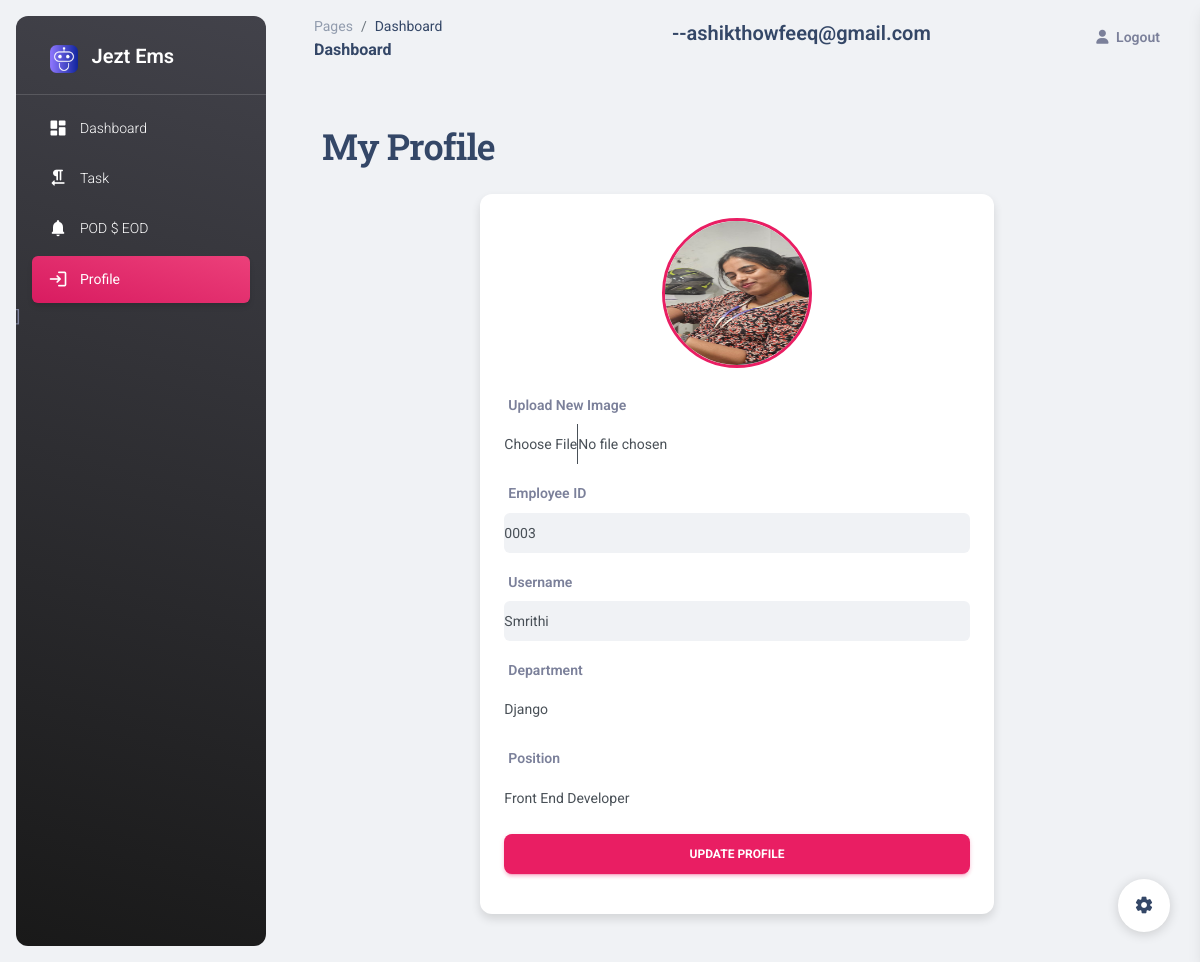
The app's page /profile/ (signed in) with its own data.
### apps/models.py (models this page shows, shortened)
class EmployeeProfile(models.Model):
    user = models.OneToOneField(User, on_delete=models.CASCADE)
    department = models.CharField(max_length=100)
    position = models.CharField(max_length=100)
    employee_id = models.CharField(max_length=10, unique=True,null=True, blank=True)
    senior = models.ForeignKey('self', null=True, blank=True, on_delete=models.SET_NULL, related_name='juniors')
    is_senior = models.BooleanField(default=False)  # New field to mark senior status
    img=models.ImageField(upload_to='profile_images/', null=True, blank=True)

### apps/views.py (the view, shortened to what this page needs)
# urls.py: path('profile/', profile_view, name='profile'),
@login_required
def profile_view(request):
    profile = EmployeeProfile.objects.get(user=request.user)
    return render(request, 'profile.html', {'profile': profile})

### apps/mid.py (called while the page is built)
    def __call__(self, request):
        response = self.get_response(request)
        user_id = request.user.id if request.user.is_authenticated else "Anonymous"
        username = request.user.username if request.user.is_authenticated else "Anonymous"
        log_line = f"{now()} - User:{user_id} ({username}) - {request.method} - {request.path}\n"
        with open(self.log_file, "a") as f:
            f.write(log_line)
        return response

### templates/profile.html (shortened to what this page needs)
{% extends "base.html" %}
{% load static %}
{% block content %}
<div class="d-flex" style="min-height: 80vh;">
    <main class="flex-grow-1 p-4 bg-light">
        <h2 class="mb-4">My Profile</h2>
        <div class="container">
            <div class="row justify-content-center">
                <div class="col-lg-8 col-md-10 col-12">
                    <div class="card shadow-sm">
                        <div class="card-body">
                            <form method="post" enctype="multipart/form-data">
                                <div class="text-center mb-4">
                                    <img src="/media/{{ profile.img }}" alt="Profile Image"
                                         class="rounded-circle border border-3 border-primary" width="150" height="150" />
                                </div>
                                <div class="mb-3">
                                    <label for="profile_image" class="form-label fw-bold">Upload New Image</label>
                                    <input type="file" name="profile_image" class="form-control" id="profile_image">
                                </div>
                                <div class="mb-3">
                                    <label class="form-label fw-bold">Employee ID</label>
                                    <input type="text" class="form-control bg-light" value="{{ profile.employee_id }}" readonly>
                                </div>
                                <div class="mb-3">
                                    <label class="form-label fw-bold">Username</label>
                                    <input type="text" class="form-control bg-light" value="{{ profile.user.username }}" readonly>
                                </div>
                                <div class="mb-3">
                                    <label for="department" class="form-label fw-bold">Department</label>
                                    <input type="text" name="department" id="department" class="form-control" value="{{ profile.department }}">
                                </div>
                                <div class="mb-3">
                                    <label for="position" class="form-label fw-bold">Position</label>
                                    <input type="text" name="position" id="position" class="form-control" value="{{ profile.position }}">
                                </div>
                                <div class="d-grid">
                                    <button type="submit" class="btn btn-primary fw-semibold">Update Profile</button>
                                </div>
                            </form>
                        </div>
                    </div>
                </div>
            </div>
        </div>
    </main>
</div>
{% endblock %}

### templates/base.html (shortened to what this page needs)
{% load static %}
<!DOCTYPE html>
<html lang="en">
<head>
  <link href="{% static 'assets/css/nucleo-icons.css' %}" rel="stylesheet" />
  <link href="{% static 'assets/css/nucleo-svg.css' %}" rel="stylesheet" />
  <link id="pagestyle" href="{% static 'assets/css/material-dashboard.css' %}" rel="stylesheet" />
</head>
<body class="g-sidenav-show  bg-gray-200">
  <aside class="sidenav navbar navbar-vertical navbar-expand-xs border-0 border-radius-xl my-3 fixed-start ms-3   bg-gradient-dark" id="sidenav-main">
    <div class="sidenav-header">
      <a class="navbar-brand m-0" href=" https://demos.creative-tim.com/material-dashboard/pages/dashboard " target="_blank">
        <img src="{% static 'assets/img/jezt/logo-sm.png' %}" class="navbar-brand-img h-100" alt="main_logo">
        <span class="ms-2 font-weight-bold text-white" style="font-size: 20px;">Jezt Ems</span>
      </a>
    </div>
    <hr class="horizontal light mt-0 mb-2">
    <div class="collapse navbar-collapse  w-auto  max-height-vh-100" id="sidenav-collapse-main">
      <ul class="navbar-nav">
        <li class="nav-item">
          <a class="nav-link text-white active bg-gradient-primary" href="{% url 'home' %}">
            <div class="text-white text-center me-2 d-flex align-items-center justify-content-center">
              <i class="material-icons opacity-10">dashboard</i>
            </div>
            <span class="nav-link-text ms-1">Dashboard</span>
          </a>
        </li>
        <li class="nav-item">
          <a class="nav-link text-white " href="{% url 'employee_jobs' %}">
            <div class="text-white text-center me-2 d-flex align-items-center justify-content-center">
              <i class="material-icons opacity-10">format_textdirection_r_to_l</i>
            </div>
            <span class="nav-link-text ms-1">Task</span>
          </a>
        </li>
        <li class="nav-item">
          <a class="nav-link text-white " href="{% url 'my_daily_logs' %}">
            <div class="text-white text-center me-2 d-flex align-items-center justify-content-center">
              <i class="material-icons opacity-10">notifications</i>
            </div>
            <span class="nav-link-text ms-1">POD $ EOD</span>
          </a>
        </li>
        <li class="nav-item">
          <a class="nav-link text-white " href="{% url 'profile' %}">
            <div class="text-white text-center me-2 d-flex align-items-center justify-content-center">
              <i class="material-icons opacity-10">login</i>
            </div>
            <span class="nav-link-text ms-1">Profile</span>
          </a>
        </li>
      ]
      </ul>
    </div>
  </aside>
  <main class="main-content position-relative max-height-vh-100 h-100 border-radius-lg ">
    <nav class="navbar navbar-main navbar-expand-lg px-0 mx-4 shadow-none border-radius-xl" id="navbarBlur" navbar-scroll="true">
      <div class="container-fluid py-1 px-3">
        <nav aria-label="breadcrumb">
          <ol class="breadcrumb bg-transparent mb-0 pb-0 pt-1 px-0 me-sm-6 me-5">
            <li class="breadcrumb-item text-sm"><a class="opacity-5 text-dark" href="javascript:;">Pages</a></li>
            <li class="breadcrumb-item text-sm text-dark active" aria-current="page">Dashboard</li>
          </ol>
          <h6 class="font-weight-bolder mb-0">Dashboard</h6>
        </nav>
        <h5>{{request.user.employee_id}}--{{request.user.email}}</h5>
          <ul class="navbar-nav  justify-content-end">
            <li class="nav-item d-flex align-items-center">
              <a href="{% url 'logout' %}" class="nav-link text-body font-weight-bold px-0">
                <i class="fa fa-user me-sm-1"></i>
                <span class="d-sm-inline d-none">Logout</span>
              </a>
            </li>
          </ul>
        </div>
    </nav>
    <div class="container-fluid py-4">
        {% block content %}
        {% endblock %}
    </div>
  </main>
  <div class="fixed-plugin">
    <a class="fixed-plugin-button text-dark position-fixed px-3 py-2">
      <i class="material-icons py-2">settings</i>
    </a>
  </div>
</body>
</html>

### records on screen
EmployeeProfile: img (picture), employee_id "0003", user.username "Smrithi", department "Django", position "Front End Developer"

### other values on screen
{{ request.user.email }} "ashikthowfeeq@gmail.com"
